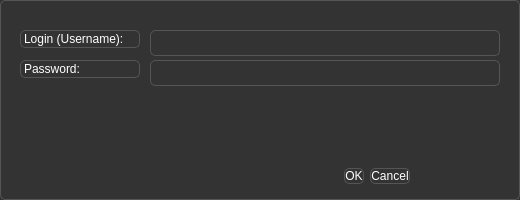
<?xml version="1.0" encoding="UTF-8"?>
<ui version="4.0">
 <class>Authentication</class>
 <widget class="QDialog" name="Authentication">
  <property name="geometry">
   <rect>
    <x>0</x>
    <y>0</y>
    <width>520</width>
    <height>200</height>
   </rect>
  </property>
  <property name="windowTitle">
   <string>Authentication</string>
  </property>
  <property name="windowIcon">
   <iconset>
    <normaloff>../icons/png-clipart-user-profile-computer-icons-login-authentication-secure-miscellaneous-text-transformed.png</normaloff>../icons/png-clipart-user-profile-computer-icons-login-authentication-secure-miscellaneous-text-transformed.png</iconset>
  </property>
  <property name="styleSheet">
   <string notr="true">
    background-color: #333333;
    color: #ffffff;
    border: 1px solid #555555;
    border-radius: 5px;
   </string>
  </property>
  <widget class="QDialogButtonBox" name="buttonBox">
   <property name="geometry">
    <rect>
     <x>250</x>
     <y>160</y>
     <width>160</width>
     <height>32</height>
    </rect>
   </property>
   <property name="orientation">
    <enum>Qt::Horizontal</enum>
   </property>
   <property name="standardButtons">
    <set>QDialogButtonBox::Cancel|QDialogButtonBox::Ok</set>
   </property>
  </widget>
  <widget class="QLabel" name="label">
   <property name="geometry">
    <rect>
     <x>20</x>
     <y>30</y>
     <width>120</width>
     <height>18</height>
    </rect>
   </property>
   <property name="text">
    <string>Login (Username):</string>
   </property>
  </widget>
  <widget class="QLabel" name="label_2">
   <property name="geometry">
    <rect>
     <x>20</x>
     <y>60</y>
     <width>120</width>
     <height>18</height>
    </rect>
   </property>
   <property name="text">
    <string>Password:</string>
   </property>
  </widget>
  <widget class="QLineEdit" name="lineLogin">
   <property name="geometry">
    <rect>
     <x>150</x>
     <y>30</y>
     <width>350</width>
     <height>26</height>
    </rect>
   </property>
  </widget>
  <widget class="QLineEdit" name="linePass">
   <property name="geometry">
    <rect>
     <x>150</x>
     <y>60</y>
     <width>350</width>
     <height>26</height>
    </rect>
   </property>
   <property name="echoMode">
    <enum>QLineEdit::Password</enum>
   </property>
  </widget>
 </widget>
 <resources/>
 <connections>
  <connection>
   <sender>buttonBox</sender>
   <signal>accepted()</signal>
   <receiver>Authentication</receiver>
   <slot>accept()</slot>
   <hints>
    <hint type="sourcelabel">
     <x>20</x>
     <y>20</y>
    </hint>
    <hint type="destinationlabel">
     <x>20</x>
     <y>20</y>
    </hint>
   </hints>
  </connection>
  <connection>
   <sender>buttonBox</sender>
   <signal>rejected()</signal>
   <receiver>Authentication</receiver>
   <slot>reject()</slot>
   <hints>
    <hint type="sourcelabel">
     <x>20</x>
     <y>20</y>
    </hint>
    <hint type="destinationlabel">
     <x>20</x>
     <y>20</y>
    </hint>
   </hints>
  </connection>
 </connections>
</ui>
